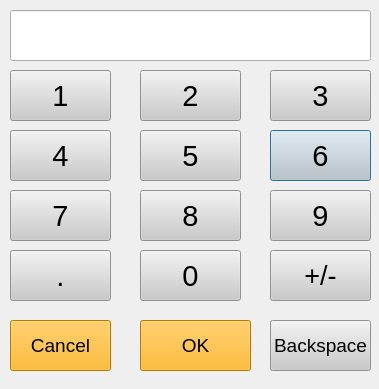
<?xml version="1.0" encoding="UTF-8"?>
<ui version="4.0">
 <class>NumKeyboard</class>
 <widget class="QDialog" name="NumKeyboard">
  <property name="geometry">
   <rect>
    <x>0</x>
    <y>0</y>
    <width>379</width>
    <height>389</height>
   </rect>
  </property>
  <property name="windowTitle">
   <string>Dialog</string>
  </property>
  <widget class="QPushButton" name="num6Button">
   <property name="geometry">
    <rect>
     <x>270</x>
     <y>130</y>
     <width>101</width>
     <height>51</height>
    </rect>
   </property>
   <property name="font">
    <font>
     <pointsize>22</pointsize>
    </font>
   </property>
   <property name="autoFillBackground">
    <bool>false</bool>
   </property>
   <property name="styleSheet">
    <string notr="true">background-color:rgb(202, 202, 202)</string>
   </property>
   <property name="text">
    <string>6</string>
   </property>
   <property name="autoDefault">
    <bool>true</bool>
   </property>
   <property name="default">
    <bool>false</bool>
   </property>
   <property name="flat">
    <bool>false</bool>
   </property>
  </widget>
  <widget class="QPushButton" name="backspaceButton">
   <property name="geometry">
    <rect>
     <x>270</x>
     <y>320</y>
     <width>101</width>
     <height>51</height>
    </rect>
   </property>
   <property name="font">
    <font>
     <pointsize>14</pointsize>
    </font>
   </property>
   <property name="autoFillBackground">
    <bool>false</bool>
   </property>
   <property name="styleSheet">
    <string notr="true">background-color:rgb(202, 202, 202)</string>
   </property>
   <property name="text">
    <string>Backspace</string>
   </property>
   <property name="autoDefault">
    <bool>true</bool>
   </property>
   <property name="default">
    <bool>false</bool>
   </property>
   <property name="flat">
    <bool>false</bool>
   </property>
  </widget>
  <widget class="QPushButton" name="num4Button">
   <property name="geometry">
    <rect>
     <x>10</x>
     <y>130</y>
     <width>101</width>
     <height>51</height>
    </rect>
   </property>
   <property name="font">
    <font>
     <pointsize>22</pointsize>
    </font>
   </property>
   <property name="autoFillBackground">
    <bool>false</bool>
   </property>
   <property name="styleSheet">
    <string notr="true">background-color:rgb(202, 202, 202)</string>
   </property>
   <property name="text">
    <string>4</string>
   </property>
   <property name="autoDefault">
    <bool>true</bool>
   </property>
   <property name="default">
    <bool>false</bool>
   </property>
   <property name="flat">
    <bool>false</bool>
   </property>
  </widget>
  <widget class="QPushButton" name="okButton">
   <property name="geometry">
    <rect>
     <x>140</x>
     <y>320</y>
     <width>111</width>
     <height>51</height>
    </rect>
   </property>
   <property name="font">
    <font>
     <pointsize>14</pointsize>
    </font>
   </property>
   <property name="autoFillBackground">
    <bool>false</bool>
   </property>
   <property name="styleSheet">
    <string notr="true">background-color:rgb(255, 170, 0)</string>
   </property>
   <property name="text">
    <string>OK</string>
   </property>
   <property name="autoDefault">
    <bool>true</bool>
   </property>
   <property name="default">
    <bool>false</bool>
   </property>
   <property name="flat">
    <bool>false</bool>
   </property>
  </widget>
  <widget class="QPushButton" name="num1Button">
   <property name="geometry">
    <rect>
     <x>10</x>
     <y>70</y>
     <width>101</width>
     <height>51</height>
    </rect>
   </property>
   <property name="font">
    <font>
     <pointsize>22</pointsize>
    </font>
   </property>
   <property name="autoFillBackground">
    <bool>false</bool>
   </property>
   <property name="styleSheet">
    <string notr="true">background-color:rgb(202, 202, 202)</string>
   </property>
   <property name="text">
    <string>1</string>
   </property>
   <property name="autoDefault">
    <bool>true</bool>
   </property>
   <property name="default">
    <bool>false</bool>
   </property>
   <property name="flat">
    <bool>false</bool>
   </property>
  </widget>
  <widget class="QPushButton" name="cancelButton">
   <property name="geometry">
    <rect>
     <x>10</x>
     <y>320</y>
     <width>101</width>
     <height>51</height>
    </rect>
   </property>
   <property name="font">
    <font>
     <pointsize>14</pointsize>
    </font>
   </property>
   <property name="autoFillBackground">
    <bool>false</bool>
   </property>
   <property name="styleSheet">
    <string notr="true">background-color:rgb(255, 170, 0)</string>
   </property>
   <property name="text">
    <string>Cancel</string>
   </property>
   <property name="autoDefault">
    <bool>true</bool>
   </property>
   <property name="default">
    <bool>false</bool>
   </property>
   <property name="flat">
    <bool>false</bool>
   </property>
  </widget>
  <widget class="QPushButton" name="num9Button">
   <property name="geometry">
    <rect>
     <x>270</x>
     <y>190</y>
     <width>101</width>
     <height>51</height>
    </rect>
   </property>
   <property name="font">
    <font>
     <pointsize>22</pointsize>
    </font>
   </property>
   <property name="autoFillBackground">
    <bool>false</bool>
   </property>
   <property name="styleSheet">
    <string notr="true">background-color:rgb(202, 202, 202)</string>
   </property>
   <property name="text">
    <string>9</string>
   </property>
   <property name="autoDefault">
    <bool>true</bool>
   </property>
   <property name="default">
    <bool>false</bool>
   </property>
   <property name="flat">
    <bool>false</bool>
   </property>
  </widget>
  <widget class="QPushButton" name="num8Button">
   <property name="geometry">
    <rect>
     <x>140</x>
     <y>190</y>
     <width>101</width>
     <height>51</height>
    </rect>
   </property>
   <property name="font">
    <font>
     <pointsize>22</pointsize>
    </font>
   </property>
   <property name="autoFillBackground">
    <bool>false</bool>
   </property>
   <property name="styleSheet">
    <string notr="true">background-color:rgb(202, 202, 202)</string>
   </property>
   <property name="text">
    <string>8</string>
   </property>
   <property name="autoDefault">
    <bool>true</bool>
   </property>
   <property name="default">
    <bool>false</bool>
   </property>
   <property name="flat">
    <bool>false</bool>
   </property>
  </widget>
  <widget class="QPushButton" name="num2Button">
   <property name="geometry">
    <rect>
     <x>140</x>
     <y>70</y>
     <width>101</width>
     <height>51</height>
    </rect>
   </property>
   <property name="font">
    <font>
     <pointsize>22</pointsize>
    </font>
   </property>
   <property name="autoFillBackground">
    <bool>false</bool>
   </property>
   <property name="styleSheet">
    <string notr="true">background-color:rgb(202, 202, 202)</string>
   </property>
   <property name="text">
    <string>2</string>
   </property>
   <property name="autoDefault">
    <bool>true</bool>
   </property>
   <property name="default">
    <bool>false</bool>
   </property>
   <property name="flat">
    <bool>false</bool>
   </property>
  </widget>
  <widget class="QPushButton" name="num7Button">
   <property name="geometry">
    <rect>
     <x>10</x>
     <y>190</y>
     <width>101</width>
     <height>51</height>
    </rect>
   </property>
   <property name="font">
    <font>
     <pointsize>22</pointsize>
    </font>
   </property>
   <property name="autoFillBackground">
    <bool>false</bool>
   </property>
   <property name="styleSheet">
    <string notr="true">background-color:rgb(202, 202, 202)</string>
   </property>
   <property name="text">
    <string>7</string>
   </property>
   <property name="autoDefault">
    <bool>true</bool>
   </property>
   <property name="default">
    <bool>false</bool>
   </property>
   <property name="flat">
    <bool>false</bool>
   </property>
  </widget>
  <widget class="QPushButton" name="dotButton">
   <property name="geometry">
    <rect>
     <x>10</x>
     <y>250</y>
     <width>101</width>
     <height>51</height>
    </rect>
   </property>
   <property name="font">
    <font>
     <pointsize>22</pointsize>
    </font>
   </property>
   <property name="autoFillBackground">
    <bool>false</bool>
   </property>
   <property name="styleSheet">
    <string notr="true">background-color:rgb(202, 202, 202)</string>
   </property>
   <property name="text">
    <string>.</string>
   </property>
   <property name="autoDefault">
    <bool>true</bool>
   </property>
   <property name="default">
    <bool>false</bool>
   </property>
   <property name="flat">
    <bool>false</bool>
   </property>
  </widget>
  <widget class="QPushButton" name="num3Button">
   <property name="geometry">
    <rect>
     <x>270</x>
     <y>70</y>
     <width>101</width>
     <height>51</height>
    </rect>
   </property>
   <property name="font">
    <font>
     <pointsize>22</pointsize>
    </font>
   </property>
   <property name="autoFillBackground">
    <bool>false</bool>
   </property>
   <property name="styleSheet">
    <string notr="true">background-color:rgb(202, 202, 202)</string>
   </property>
   <property name="text">
    <string>3</string>
   </property>
   <property name="autoDefault">
    <bool>true</bool>
   </property>
   <property name="default">
    <bool>false</bool>
   </property>
   <property name="flat">
    <bool>false</bool>
   </property>
  </widget>
  <widget class="QPushButton" name="num0Button">
   <property name="geometry">
    <rect>
     <x>140</x>
     <y>250</y>
     <width>101</width>
     <height>51</height>
    </rect>
   </property>
   <property name="font">
    <font>
     <pointsize>22</pointsize>
    </font>
   </property>
   <property name="autoFillBackground">
    <bool>false</bool>
   </property>
   <property name="styleSheet">
    <string notr="true">background-color:rgb(202, 202, 202)</string>
   </property>
   <property name="text">
    <string>0</string>
   </property>
   <property name="autoDefault">
    <bool>true</bool>
   </property>
   <property name="default">
    <bool>false</bool>
   </property>
   <property name="flat">
    <bool>false</bool>
   </property>
  </widget>
  <widget class="QPushButton" name="num5Button">
   <property name="geometry">
    <rect>
     <x>140</x>
     <y>130</y>
     <width>101</width>
     <height>51</height>
    </rect>
   </property>
   <property name="font">
    <font>
     <pointsize>22</pointsize>
    </font>
   </property>
   <property name="autoFillBackground">
    <bool>false</bool>
   </property>
   <property name="styleSheet">
    <string notr="true">background-color:rgb(202, 202, 202)</string>
   </property>
   <property name="text">
    <string>5</string>
   </property>
   <property name="autoDefault">
    <bool>true</bool>
   </property>
   <property name="default">
    <bool>false</bool>
   </property>
   <property name="flat">
    <bool>false</bool>
   </property>
  </widget>
  <widget class="QPushButton" name="signButton">
   <property name="geometry">
    <rect>
     <x>270</x>
     <y>250</y>
     <width>101</width>
     <height>51</height>
    </rect>
   </property>
   <property name="font">
    <font>
     <pointsize>20</pointsize>
    </font>
   </property>
   <property name="autoFillBackground">
    <bool>false</bool>
   </property>
   <property name="styleSheet">
    <string notr="true">background-color:rgb(202, 202, 202)</string>
   </property>
   <property name="text">
    <string>+/-</string>
   </property>
   <property name="autoDefault">
    <bool>true</bool>
   </property>
   <property name="default">
    <bool>false</bool>
   </property>
   <property name="flat">
    <bool>false</bool>
   </property>
  </widget>
  <widget class="QLineEdit" name="lineEdit">
   <property name="geometry">
    <rect>
     <x>10</x>
     <y>10</y>
     <width>361</width>
     <height>51</height>
    </rect>
   </property>
   <property name="font">
    <font>
     <family>Ubuntu</family>
     <pointsize>24</pointsize>
     <weight>50</weight>
     <italic>false</italic>
     <bold>false</bold>
    </font>
   </property>
   <property name="text">
    <string/>
   </property>
  </widget>
 </widget>
 <resources/>
 <connections/>
</ui>
